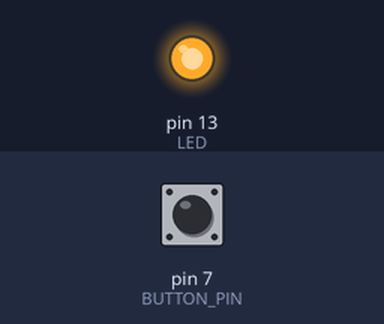
A sketch run on a simulated Arduino Uno, built with avr-gcc and run on an emulated ATmega328P. Shown: output pins drawn as LEDs (lit = HIGH). Inputs (shaded band) come from the test bench; at power-on: pin 7 (BUTTON_PIN) HIGH.

Above: at 1.2 s.
1.3 s: pin 7 (BUTTON_PIN) pulled LOW for 0.15 s
At 1.93 s:
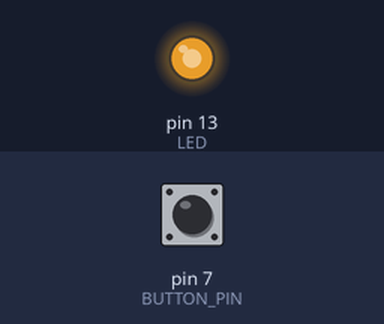
4.3 s: pin 7 (BUTTON_PIN) pulled LOW for 3.2 s
At 7.22 s:
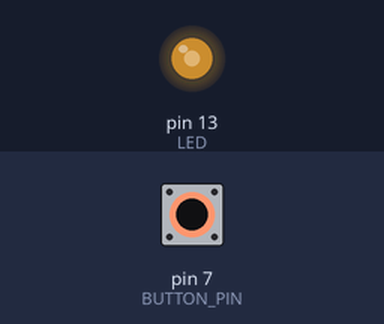
9.0 s: pin 7 (BUTTON_PIN) pulled LOW for 1 s
Timing chart, 0 to 18.0 s (numbered marks = the images above; inputs shaded):
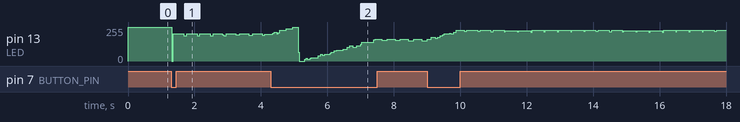

The sketch:

2811Lum.ino
```cpp
#define BUTTON_PIN 7
#define LED 13
float lum = 15; //brightness between 0 and 20

void setup() {
  pinMode(BUTTON_PIN, INPUT_PULLUP);
  pinMode(LED, OUTPUT);
  // put your setup code here, to run once:

}


void loop() {
  boolean btnDown = !digitalRead(BUTTON_PIN);

//change brightness when button is pressed
if(btnDown){
  lum = lum + 0.1;
  if (lum > 20){
    lum = 0;
  }
}

//control the LED
  digitalWrite(LED,HIGH);
  delay(lum);
  digitalWrite(LED, LOW);
  delay(20 - lum);
  // put your main code here, to run repeatedly:

}
```
